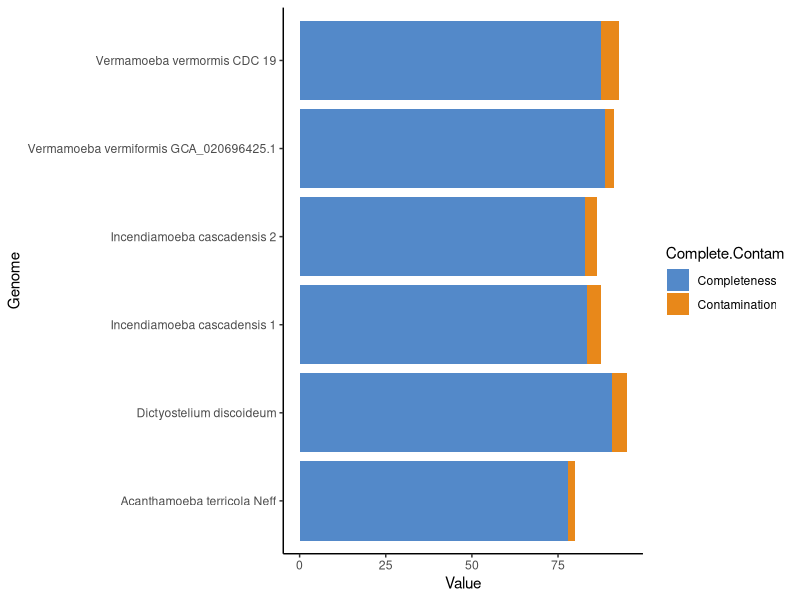
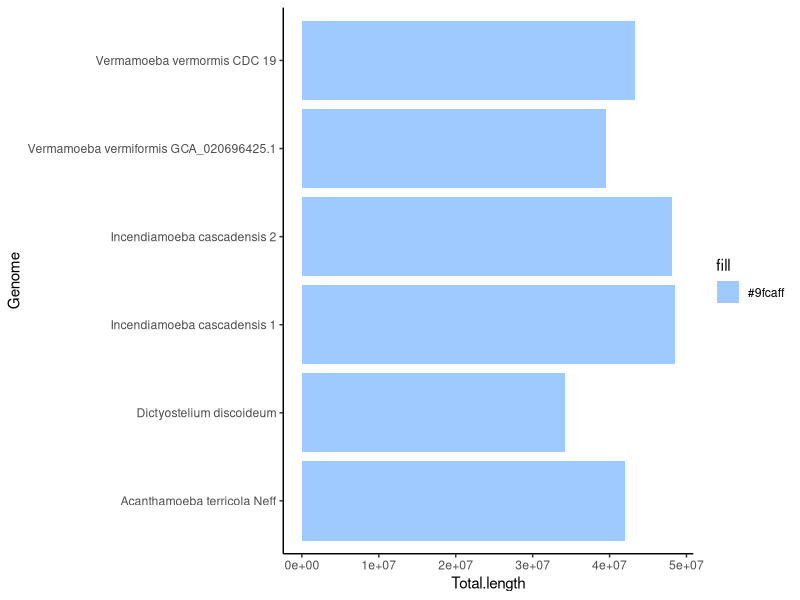
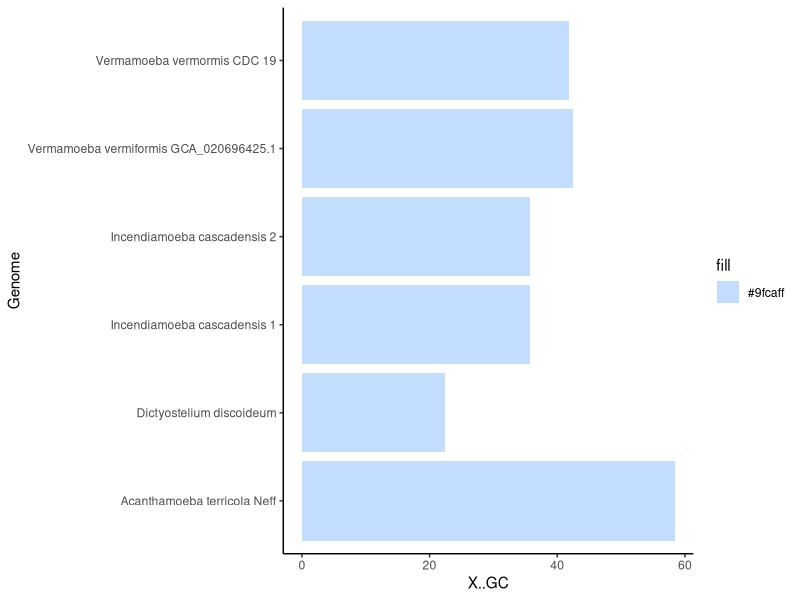
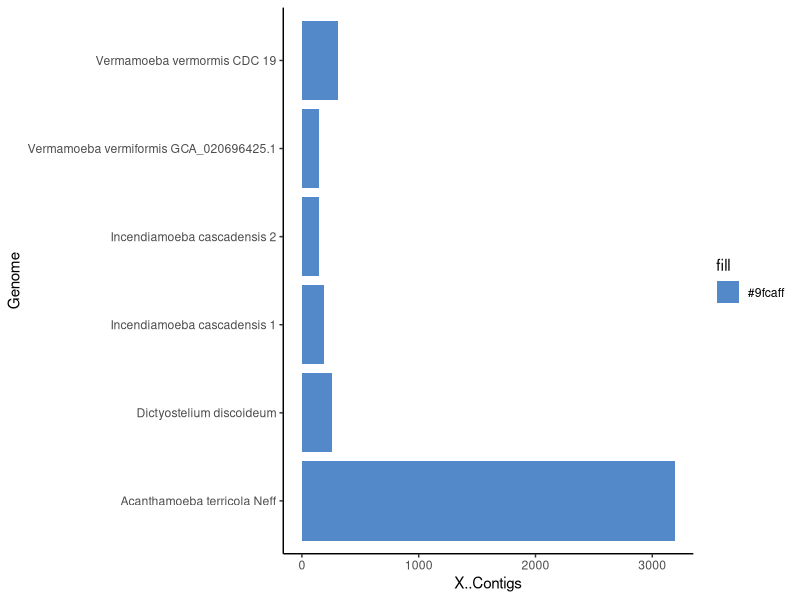
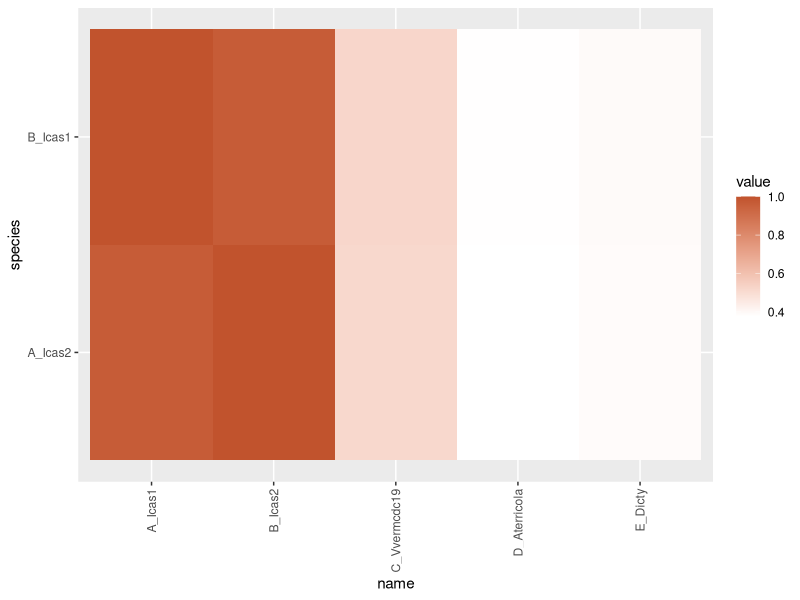

Recreate these plots in R, in order.
# libraries
library(ggplot2)
library(dplyr)
library(tidyr)
library(readr)

genomestats = read.csv("genome_transcriptome_analysis/genomestats.csv")
busco = read.csv("genome_transcriptome_analysis/busco.csv")
orthocompare = read.csv("genome_transcriptome_analysis/orthogroup_comparison.csv")

# Busco Completeness/Contamination
ggplot(busco, aes(fill=Complete.Contam, y=Value, x=Genome)) + 
  geom_bar(position= position_stack(reverse=TRUE), stat="identity") +
  scale_fill_manual(values = c("#5389c9", "#e8881a")) +
  coord_flip() +
  theme_classic()


# Total length
ggplot(genomestats, aes(fill = "#9fcaff" , y = Total.length, x = Genome)) +
  geom_bar(stat = "identity") +
  scale_fill_manual(values = c("#9fcaff")) +
  coord_flip() +
  theme_classic()

# Percent GC
ggplot(genomestats, aes(fill = "#9fcaff", y = X..GC, x = Genome)) +
  geom_bar(stat = "identity") +
  scale_fill_manual(values = c("#c3ddff")) +
  coord_flip() +
  theme_classic()

# Contigs
ggplot(genomestats, aes(fill = "#9fcaff", y = X..Contigs, x = Genome)) +
  geom_bar(stat = "identity") +
  scale_fill_manual(values = c("#5389c9")) +
  coord_flip() +
  theme_classic()

#Orthogroup Comparison
orthocompare_longer = pivot_longer(orthocompare, !species)
# tiles for dram functions
ggplot(orthocompare_longer) +
  geom_tile( 
    aes(x = species, y = name, fill = value)) +
  scale_fill_gradient(
    low = "white",
    high = "#C1532D"
  ) +
  # scale_color_manual(values = "white") +
  theme(axis.text.x = element_text(angle = 90, vjust = 0.5, hjust=1)) + 
  coord_flip()
